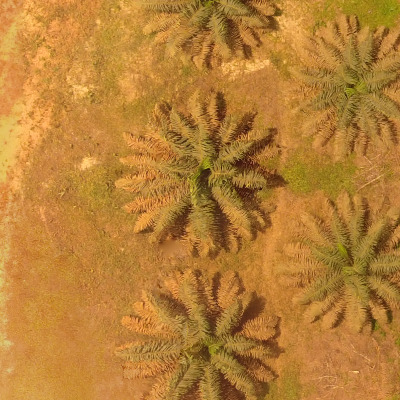
#> input picture palm_image.png, 400 x 400 px
$ jupyter execute counting_trees.ipynb
#> lines starting #> are read from the running program, lines starting #| are printed output that depends on the picture; after the words box and inside, x2 and y2 are one past the last pixel; in counts of white or black regions, pixels touching at a corner belong together
                    Traitement d'image : Detection d'objets à l'aide de python

[cell 1]
import numpy as np
from skimage.io import imread
from skimage.io import imshow
import matplotlib.pyplot as plt
from skimage.color import rgb2gray
from skimage.feature import blob_dog, blob_log, blob_doh
from skimage.morphology import (erosion, dilation, closing, opening,
                                area_closing, area_opening)

[cell 2]
rbc = imread('palm_image.png')[:,:,:3]
#> rbc is the input picture: shape (400, 400, 3); mean R, G, B 183.3, 127.5, 54.7
imshow(rbc)

[cell 3]
im = rgb2gray(rbc)
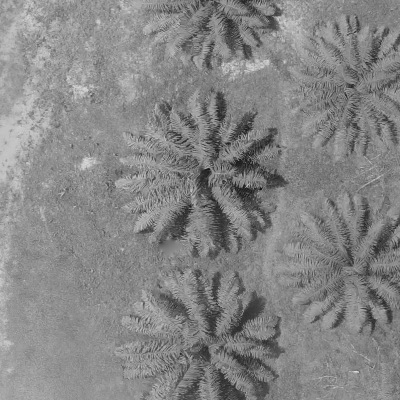
#> im: shape (400, 400) float64; min 0.0647, max 0.867, mean 0.526
im2 = im < 0.48
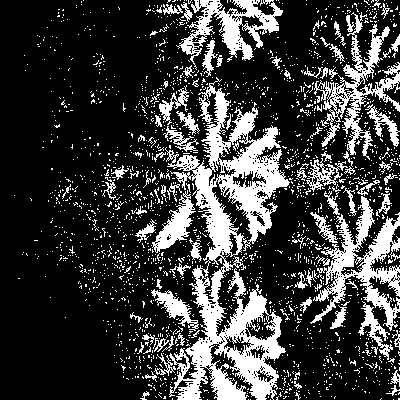
#> im2: shape (400, 400) bool; 23.7% white; 2075 white regions (1978 under 20 px), largest, box (x1, y1, x2, y2) and area: (165, 77, 290, 400) 14641, (310, 196, 400, 331) 3970, (314, 12, 400, 160) 3063
imshow(im2)

[cell 4]
im_morph = area_closing(area_opening(im2, 400), 400)
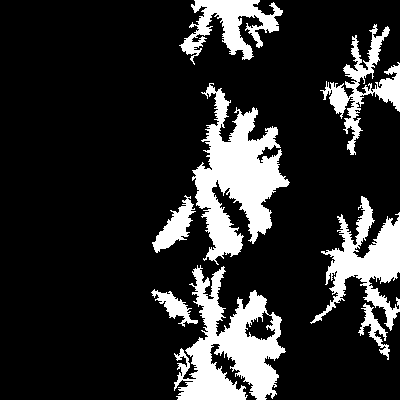
#> im_morph: shape (400, 400) bool; 17.3% white; 8 white regions
imshow(im_morph);

[cell 5]
from skimage.measure import label, regionprops
label_im2 = label(im_morph)
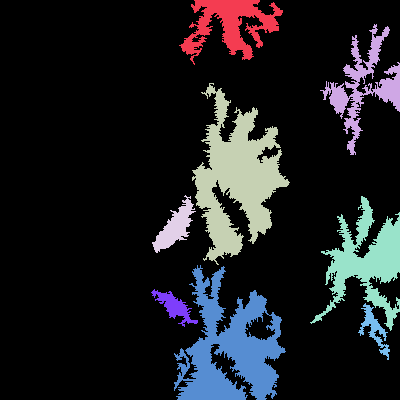
#> label_im2: shape (400, 400) int32; 9 distinct labels, from 0 to 8; one colour per label, 0 black
imshow(label_im2)

[cell 6]
rbc_bw = label(im_morph)
rbc_props = regionprops(rbc_bw)
#> rbc_props = 8 regions; box (x1, y1, x2, y2) and area: (192, 83, 290, 265) 8001, (174, 265, 286, 400) 7447, (310, 196, 400, 331) 4403, (179, 0, 283, 65) 2874, (320, 24, 400, 155) 2767, (152, 195, 196, 253) 1002, (151, 289, 198, 327) 602, (358, 303, 390, 360) 527
fig, ax = plt.subplots(figsize=(18, 8))
ax.imshow(rbc)
rbc_count = 0
for i, prop in enumerate(filter(lambda x: x.area > 207, rbc_props)):
    y1, x1, y2, x2 = (prop.bbox[0], prop.bbox[1],
                      prop.bbox[2], prop.bbox[3])
    width = x2 - x1
    height = y2 - y1
    r = plt.Rectangle((x1, y1), width = width, height=height,
                      color='r', fill=False)
    ax.add_patch(r)
    rbc_count += 1
#> this loop made 8 passes
#> (y1, x1, y2, x2, width, height) on passes 1 to 8: (0, 179, 65, 283, 104, 65), (24, 320, 155, 400, 80, 131), (83, 192, 265, 290, 98, 182), (195, 152, 253, 196, 44, 58), (196, 310, 331, 400, 90, 135), (265, 174, 400, 286, 112, 135), (289, 151, 327, 198, 47, 38), (303, 358, 360, 390, 32, 57)
#> after the loop, rbc_count = 8
print('Arbres comptés:', rbc_count)
#| Arbres comptés: 8
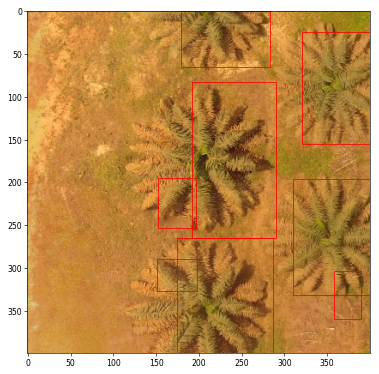
#> figure drawn by matplotlib, 1 panel
